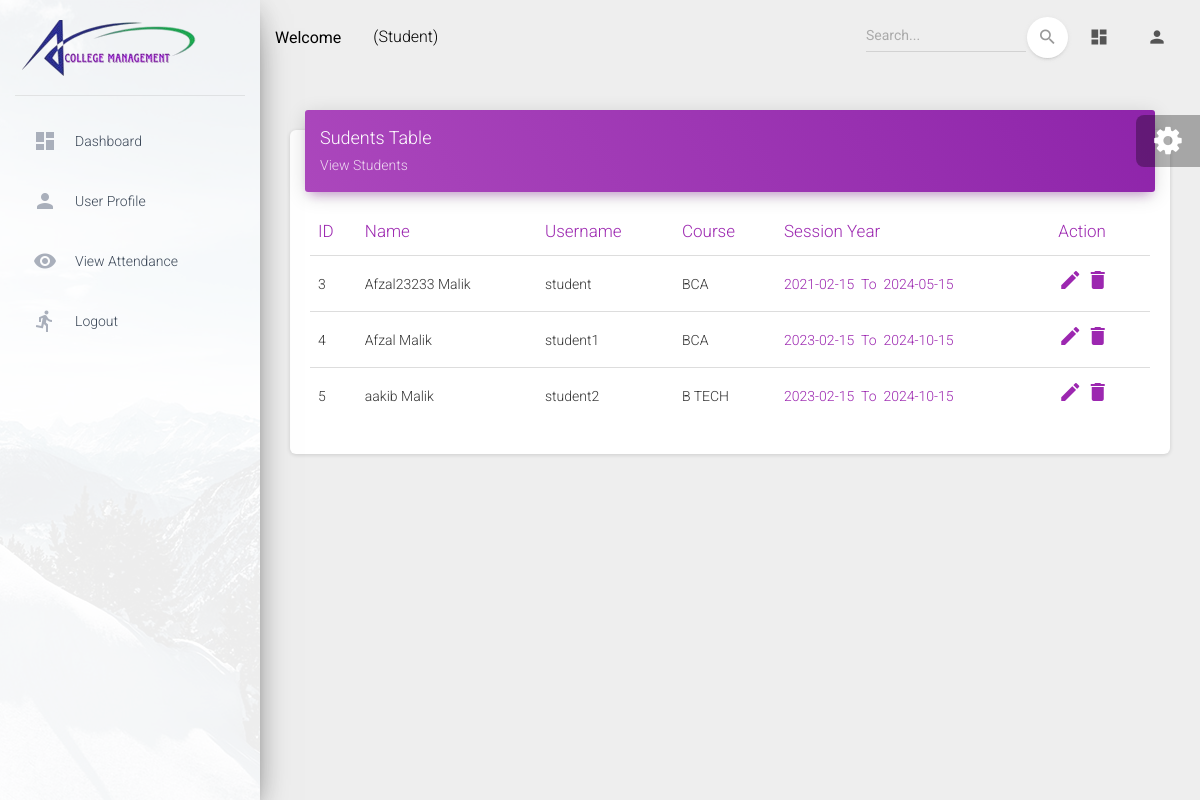
The page /hod/student/view on the database its author committed.
### app/models.py (models this page shows, shortened)
class Student(models.Model):
    admin=models.OneToOneField(CustomUser,on_delete=models.CASCADE)
    address=models.TextField()
    gender=models.CharField(max_length=100)
    course_id=models.ForeignKey(Course,on_delete=models.SET_DEFAULT,default=Course,null=True)
    session_year_id=models.ForeignKey(Session_Year,on_delete=models.SET_DEFAULT,default=Session_Year,null=True)
    created_at=models.DateTimeField(auto_now_add=True)
    updated_at=models.DateTimeField(auto_now=True)

class CustomUser(AbstractUser):
    USER = (
        (1,'HOD'),
        (2, 'STAFF'),
        (3, 'STUDENT'),
    )
    user_type=models.CharField(choices=USER,max_length=50,default=1)
    profile_pic=models.ImageField(upload_to='media/profile_pic')

class Course(models.Model):
    name=models.CharField(max_length=100)
    created_at =models.DateTimeField(auto_now_add=True)
    updated_at =models.DateTimeField(auto_now=True)

class Session_Year(models.Model):
    session_start =models.CharField(max_length=100)
    session_end=models.CharField(max_length=100)

### college_project/hod_views.py (the view)
# urls.py: path('hod/student/view', hod_views.VIEW_STUDENT, name='view_student'),
def VIEW_STUDENT(request):
    student=Student.objects.all()
    context={
        'student':student,
    }
    return render(request,'hod/view_student.html',context)

### templates/hod/view_student.html (shortened to what this page needs)
{% extends "base.html" %}
{% block content %}
        <div class="row">
            <div class="col-md-12">
              <div class="card">
                <div class="card-header card-header-primary">
                  <h4 class="card-title ">Sudents Table</h4>
                  <p class="card-category">View Students</p>
                </div>
                <div class="card-body">
                  <div class="table-responsive">
                    <table class="table">
                      <thead class=" text-primary">
                        <th>
                          ID
                        </th>
                        <th>
                          Name
                        </th>
                        <th>
                        Username
                        </th>
                        <th>
                          Course
                        </th>
                        <th>
                          Session Year
                        </th>
                      <th>
                        Action
                      </th>
                      </thead>
                      <tbody>
                      {% for i in student %}
                        <tr>
                          <td>
                           {{i.id}}
                          </td>
                          <td>
                            {{i.admin.first_name}}  {{i.admin.last_name}}
                          </td>
                          <td>
                            {{i.admin.username}}
                          </td>
                          <td>
                            {{i.course_id.name}}
                          </td>
                          <td class="text-primary">
                            {{i.session_year_id.session_start}}&nbsp;&nbsp;To&nbsp;&nbsp;{{i.session_year_id.session_end}}
                          </td>
                          <td>
                            <a href="{% url 'edit_student' i.id %}" class="material-icons">edit</a> <a href="{% url 'delete_student' i.admin.id %}" class="material-icons">delete</a>
                          </td>
                        </tr>
                      {% endfor %}
                      </tbody>
                    </table>
                  </div>
                </div>
              </div>
            </div>
            </div>
        </div>
{% endblock content %}

### templates/base.html (shortened to what this page needs)
<!DOCTYPE html>
<html lang="en">
<head>
  <link rel="stylesheet" href="https://maxcdn.bootstrapcdn.com/font-awesome/latest/css/font-awesome.min.css">
  <link href="/static/assets/css/material-dashboard.css?v=2.1.2" rel="stylesheet" />
  <link href="/static/assets/demo/demo.css" rel="stylesheet" />
</head>
<body class="">
  <div class="wrapper ">
    {% include 'includes/sidebar.html' %}
    <div class="main-panel">
      {% include 'includes/navigation.html' %}
      <div class="content">
        <div class="container-fluid">
          {% block content %}{% endblock content %}
        </div>
      </div>
      {% include 'includes/footer.html' %}
    </div>
  {% include 'includes/fixed-plugin.html' %}
</body>
</html>

### templates/includes/sidebar.html (shortened to what this page needs)
{% load active_link_tags %}
<div class="sidebar"  data-color="purple" data-background-color="white" data-image="/static/assets/img/sidebar-1.jpg">
      <div class="logo">
        <a style="color:purple;" target="_blank" rel="noopener noreferrer"
           href="#" class="simple-text logo-normal">
       <img class="img" src="/static/assets/img/logo.png" />
        </a>
      </div>
      <div class="sidebar-wrapper">
        {% if user.user_type == '1' %}
        <ul class="nav">
          <li class="{% active_link 'home' %}">
            <a class="nav-link" href="{% url 'home' %}">
              <i class="material-icons">dashboard</i>
              <p>Dashboard</p>
            </a>
          </li>
          <li class="{% active_link 'profile' %}">
            <a class="nav-link" href="{% url 'profile' %}">
              <i class="material-icons">person</i>
              <p>User Profile</p>
            </a>
          </li>
          <li class="{% active_link 'add_student' %}">
            <a class="nav-link dropdown" href="{% url 'add_student' %}">
              <i class="material-icons">account_circle</i>
              <p>Add Student</p>
            </a>
          </li>
          <li class="{% active_link 'view_student' %}">
            <a class="nav-link" href="{% url 'view_student' %}">
              <i class="material-icons">visibility</i>
              <p>View Student</p>
            </a>
          </li>
          <li class="{% active_link 'add_staff' %}">
            <a class="nav-link" href="{% url 'add_staff' %}">
              <i class="material-icons">folder_shared</i>
              <p>Add Staff</p>
            </a>
          </li>
          <li class="{% active_link 'view_staff' %}">
            <a class="nav-link" href="{% url 'view_staff' %}">
              <i class="material-icons">visibility</i>
              <p>View Staff</p>
            </a>
          </li>
          <li class="{% active_link 'add_subject' %}">
            <a class="nav-link" href="{% url 'add_subject' %}">
              <i class="material-icons">library_books</i>
              <p>Add subject</p>
            </a>
          </li>
          <li class="{% active_link 'view_subject' %}">
            <a class="nav-link" href="{% url 'view_subject' %}">
              <i class="material-icons">visibility</i>
              <p>View Subject</p>
            </a>
          </li>
            <li class="{% active_link 'add_course' %}">
            <a class="nav-link" href="{% url 'add_course' %}">
              <i class="material-icons">school</i>
              <p>Add Course</p>
            </a>
          </li>
          <li class="{% active_link 'view_course' %}">
            <a class="nav-link" href="{% url 'view_course' %}">
              <i class="material-icons">visibility</i>
              <p>View  Course</p>
            </a>
          </li>
            <li class="{% active_link 'add_session' %}">
            <a class="nav-link" href="{% url 'add_session' %}">
              <i class="material-icons">watch_later</i>
              <p>Add Session Year</p>
            </a>
          </li>
          <li class="{% active_link 'view_session' %}">
            <a class="nav-link" href="{% url 'view_session' %}">
              <i class="material-icons">visibility</i>
              <p>View Session Year</p>
            </a>
          </li>
           <li class="{% active_link 'view_session' %}">
            <a class="nav-link" href="{% url 'staff_send_notification' %}">
              <i class="material-icons">notifications</i>
              <p>Staff Send Notication</p>
            </a>
          </li>
          <li class="nav-item ">
            <a class="nav-link" href="{% url 'dologout' %}" >
              <i class="material-icons">directions_run</i>
              <p>Logout</p>
            </a>
          </li>
        </ul>
        {% else %}
          <ul class="nav">
          <li class="{% active_link 'home' %}">
            <a class="nav-link" href="{% url 'home' %}">
              <i class="material-icons">dashboard</i>
              <p>Dashboard</p>
            </a>
          </li>
          <li class="{% active_link 'profile' %}">
            <a class="nav-link" href="{% url 'profile' %}">
              <i class="material-icons">person</i>
              <p>User Profile</p>
            </a>
          </li>
              <li class="{% active_link 'student_view_attendance' %}">
            <a class="nav-link" href="{% url 'student_view_attendance' %}">
              <i class="material-icons">visibility</i>
              <p>View Attendance</p>
            </a>
          </li>
                  <li class="nav-item ">
            <a class="nav-link" href="{% url 'dologout' %}" >
              <i class="material-icons">directions_run</i>
              <p>Logout</p>
            </a>
          </li>
          </ul>
        {% endif %}
      </div>
    </div>

### templates/includes/navigation.html (shortened to what this page needs)
      <nav class="navbar navbar-expand-lg navbar-transparent navbar-absolute fixed-top ">
        <div class="container-fluid">
          <div class="navbar-wrapper">
            <strong style="color:black;">Welcome</strong>
            {% if user.user_type == '1' %}
            <p style="margin-top: 15px; color:black;">(Head Of Department)</p>
            {% elif user.user_type == '2' %}
            <p style="margin-top: 15px; color:black;">(Staff)</p>
            {% else %}
            <p style="margin-top: 15px; color:black;">(Student)</p>
            {% endif %}
          </div>
          <div class="collapse navbar-collapse justify-content-end">
            <form class="navbar-form">
              <div class="input-group no-border">
                <input type="text" value="" class="form-control" placeholder="Search...">
                <button type="submit" class="btn btn-white btn-round btn-just-icon">
                  <i class="material-icons">search</i>
                  <div class="ripple-container"></div>
                </button>
              </div>
            </form>
            <ul class="navbar-nav">
              <li class="nav-item">
                <a class="nav-link" href="#pablo">
                  <i class="material-icons">dashboard</i>
                </a>
              </li>
              <li class="nav-item dropdown">
                <a class="nav-link" href="#pablo" id="navbarDropdownProfile" data-toggle="dropdown" aria-haspopup="true" aria-expanded="false">
                  <i class="material-icons">person</i>
                </a>
              </li>
            </ul>
          </div>
        </div>
      </nav>

### templates/includes/footer.html (shortened to what this page needs)
    <footer class="footer">
    </footer>

### templates/includes/fixed-plugin.html (shortened to what this page needs)
  <div class="fixed-plugin">
    <div class="dropdown show-dropdown">
      <a href="#" data-toggle="dropdown">
        <i class="fa fa-cog fa-2x"> </i>
      </a>
    </div>
  </div>

### rows shown on the page
Student: id "3", admin.first_name "Afzal23233", admin.last_name "Malik", admin.username "student", course_id.name "BCA", session_year_id.session_start "2021-02-15", session_year_id.session_end "2024-05-15"
Student: id "4", admin.first_name "Afzal", admin.last_name "Malik", admin.username "student1", course_id.name "BCA", session_year_id.session_start "2023-02-15", session_year_id.session_end "2024-10-15"
Student: id "5", admin.first_name "aakib", admin.last_name "Malik", admin.username "student2", course_id.name "B TECH", session_year_id.session_start "2023-02-15", session_year_id.session_end "2024-10-15"
